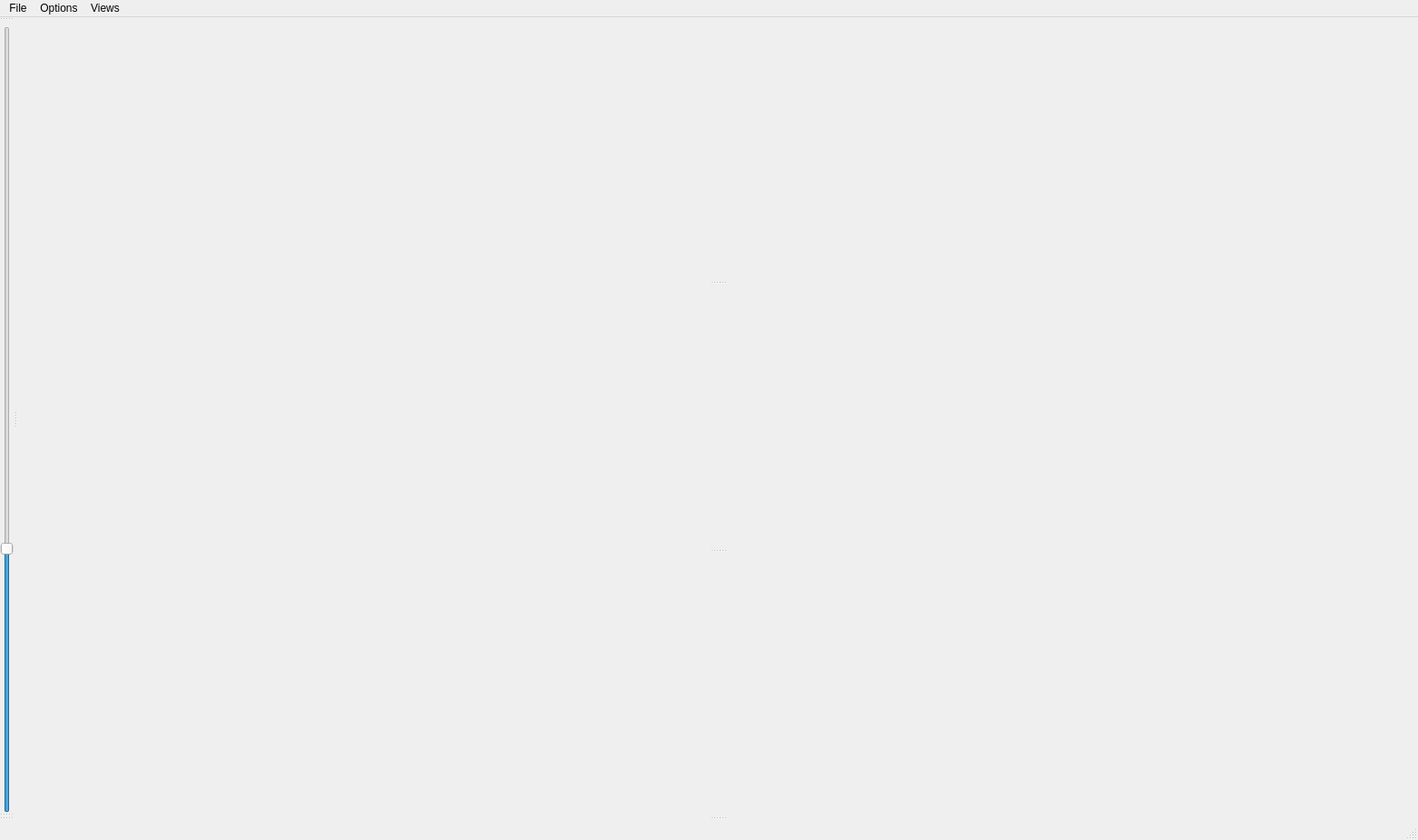
<?xml version="1.0" encoding="UTF-8"?>
<ui version="4.0">
 <class>MainWindow</class>
 <widget class="QMainWindow" name="MainWindow">
  <property name="geometry">
   <rect>
    <x>0</x>
    <y>0</y>
    <width>1564</width>
    <height>927</height>
   </rect>
  </property>
  <property name="sizePolicy">
   <sizepolicy hsizetype="Expanding" vsizetype="Expanding">
    <horstretch>0</horstretch>
    <verstretch>0</verstretch>
   </sizepolicy>
  </property>
  <property name="windowTitle">
   <string>Rug</string>
  </property>
  <widget class="QWidget" name="centralwidget">
   <property name="sizePolicy">
    <sizepolicy hsizetype="Expanding" vsizetype="Expanding">
     <horstretch>1</horstretch>
     <verstretch>1</verstretch>
    </sizepolicy>
   </property>
   <layout class="QHBoxLayout" name="horizontalLayout_4">
    <property name="leftMargin">
     <number>0</number>
    </property>
    <property name="topMargin">
     <number>0</number>
    </property>
    <property name="rightMargin">
     <number>0</number>
    </property>
    <property name="bottomMargin">
     <number>0</number>
    </property>
    <item>
     <widget class="QSplitter" name="splitter_3">
      <property name="sizePolicy">
       <sizepolicy hsizetype="Preferred" vsizetype="Preferred">
        <horstretch>0</horstretch>
        <verstretch>0</verstretch>
       </sizepolicy>
      </property>
      <property name="orientation">
       <enum>Qt::Horizontal</enum>
      </property>
      <widget class="QWidget" name="sideSplitWidget" native="true">
       <layout class="QVBoxLayout" name="verticalLayout_2">
        <property name="leftMargin">
         <number>0</number>
        </property>
        <property name="topMargin">
         <number>0</number>
        </property>
        <property name="rightMargin">
         <number>0</number>
        </property>
        <property name="bottomMargin">
         <number>0</number>
        </property>
        <item>
         <widget class="QSplitter" name="sideSplitter">
          <property name="sizePolicy">
           <sizepolicy hsizetype="Preferred" vsizetype="Preferred">
            <horstretch>0</horstretch>
            <verstretch>0</verstretch>
           </sizepolicy>
          </property>
          <property name="orientation">
           <enum>Qt::Vertical</enum>
          </property>
          <property name="opaqueResize">
           <bool>false</bool>
          </property>
          <widget class="QWidget" name="stepSide" native="true">
           <property name="sizePolicy">
            <sizepolicy hsizetype="Preferred" vsizetype="Preferred">
             <horstretch>0</horstretch>
             <verstretch>1</verstretch>
            </sizepolicy>
           </property>
           <layout class="QVBoxLayout" name="verticalLayout_5">
            <property name="leftMargin">
             <number>0</number>
            </property>
            <property name="topMargin">
             <number>0</number>
            </property>
            <property name="rightMargin">
             <number>0</number>
            </property>
            <property name="bottomMargin">
             <number>0</number>
            </property>
            <item>
             <widget class="QWidget" name="logicalLabelWidget" native="true">
              <property name="sizePolicy">
               <sizepolicy hsizetype="Preferred" vsizetype="Preferred">
                <horstretch>0</horstretch>
                <verstretch>0</verstretch>
               </sizepolicy>
              </property>
             </widget>
            </item>
           </layout>
          </widget>
          <widget class="QWidget" name="clusterSide" native="true">
           <property name="sizePolicy">
            <sizepolicy hsizetype="Preferred" vsizetype="Preferred">
             <horstretch>0</horstretch>
             <verstretch>1</verstretch>
            </sizepolicy>
           </property>
           <layout class="QVBoxLayout" name="verticalLayout_3">
            <property name="leftMargin">
             <number>0</number>
            </property>
            <property name="topMargin">
             <number>0</number>
            </property>
            <property name="rightMargin">
             <number>0</number>
            </property>
            <property name="bottomMargin">
             <number>0</number>
            </property>
            <item>
             <widget class="QWidget" name="treeContainer" native="true">
              <property name="sizePolicy">
               <sizepolicy hsizetype="Preferred" vsizetype="Preferred">
                <horstretch>0</horstretch>
                <verstretch>1</verstretch>
               </sizepolicy>
              </property>
              <property name="mouseTracking">
               <bool>false</bool>
              </property>
              <layout class="QHBoxLayout" name="horizontalLayout_6">
               <property name="leftMargin">
                <number>0</number>
               </property>
               <property name="topMargin">
                <number>0</number>
               </property>
               <property name="rightMargin">
                <number>0</number>
               </property>
               <property name="bottomMargin">
                <number>0</number>
               </property>
               <item>
                <layout class="QVBoxLayout" name="verticalLayout_7">
                 <item>
                  <widget class="QWidget" name="clusterLabelWidget" native="true"/>
                 </item>
                 <item>
                  <widget class="QSlider" name="verticalSlider">
                   <property name="maximum">
                    <number>3</number>
                   </property>
                   <property name="sliderPosition">
                    <number>1</number>
                   </property>
                   <property name="orientation">
                    <enum>Qt::Vertical</enum>
                   </property>
                   <property name="tickPosition">
                    <enum>QSlider::NoTicks</enum>
                   </property>
                  </widget>
                 </item>
                </layout>
               </item>
              </layout>
             </widget>
            </item>
           </layout>
          </widget>
          <widget class="QWidget" name="traditionalSide" native="true">
           <property name="sizePolicy">
            <sizepolicy hsizetype="Preferred" vsizetype="Preferred">
             <horstretch>0</horstretch>
             <verstretch>1</verstretch>
            </sizepolicy>
           </property>
           <layout class="QVBoxLayout" name="verticalLayout_6">
            <property name="leftMargin">
             <number>0</number>
            </property>
            <property name="topMargin">
             <number>0</number>
            </property>
            <property name="rightMargin">
             <number>0</number>
            </property>
            <property name="bottomMargin">
             <number>0</number>
            </property>
            <item>
             <widget class="QWidget" name="traditionalLabelWidget" native="true">
              <property name="sizePolicy">
               <sizepolicy hsizetype="Preferred" vsizetype="Preferred">
                <horstretch>0</horstretch>
                <verstretch>0</verstretch>
               </sizepolicy>
              </property>
             </widget>
            </item>
           </layout>
          </widget>
          <widget class="QWidget" name="overviewSide" native="true">
           <property name="sizePolicy">
            <sizepolicy hsizetype="Preferred" vsizetype="Preferred">
             <horstretch>0</horstretch>
             <verstretch>0</verstretch>
            </sizepolicy>
           </property>
           <property name="maximumSize">
            <size>
             <width>16777215</width>
             <height>70</height>
            </size>
           </property>
           <layout class="QVBoxLayout" name="verticalLayout_4">
            <property name="leftMargin">
             <number>0</number>
            </property>
            <property name="topMargin">
             <number>0</number>
            </property>
            <property name="rightMargin">
             <number>0</number>
            </property>
            <property name="bottomMargin">
             <number>0</number>
            </property>
            <item>
             <widget class="QWidget" name="overviewLabelWidget" native="true">
              <property name="sizePolicy">
               <sizepolicy hsizetype="Preferred" vsizetype="Preferred">
                <horstretch>0</horstretch>
                <verstretch>0</verstretch>
               </sizepolicy>
              </property>
             </widget>
            </item>
           </layout>
          </widget>
         </widget>
        </item>
       </layout>
      </widget>
      <widget class="QWidget" name="splitWidget" native="true">
       <property name="sizePolicy">
        <sizepolicy hsizetype="Expanding" vsizetype="Expanding">
         <horstretch>1</horstretch>
         <verstretch>1</verstretch>
        </sizepolicy>
       </property>
       <layout class="QVBoxLayout" name="verticalLayout">
        <property name="leftMargin">
         <number>0</number>
        </property>
        <property name="topMargin">
         <number>0</number>
        </property>
        <property name="rightMargin">
         <number>0</number>
        </property>
        <property name="bottomMargin">
         <number>0</number>
        </property>
        <item>
         <widget class="QSplitter" name="splitter">
          <property name="orientation">
           <enum>Qt::Vertical</enum>
          </property>
          <property name="opaqueResize">
           <bool>false</bool>
          </property>
          <widget class="QWidget" name="stepContainer" native="true">
           <property name="sizePolicy">
            <sizepolicy hsizetype="Preferred" vsizetype="Preferred">
             <horstretch>1</horstretch>
             <verstretch>1</verstretch>
            </sizepolicy>
           </property>
           <property name="mouseTracking">
            <bool>true</bool>
           </property>
           <layout class="QHBoxLayout" name="horizontalLayout">
            <property name="leftMargin">
             <number>0</number>
            </property>
            <property name="topMargin">
             <number>0</number>
            </property>
            <property name="rightMargin">
             <number>0</number>
            </property>
            <property name="bottomMargin">
             <number>0</number>
            </property>
           </layout>
          </widget>
          <widget class="QWidget" name="clusterContainer" native="true">
           <property name="sizePolicy">
            <sizepolicy hsizetype="Preferred" vsizetype="Preferred">
             <horstretch>1</horstretch>
             <verstretch>1</verstretch>
            </sizepolicy>
           </property>
           <property name="mouseTracking">
            <bool>true</bool>
           </property>
           <layout class="QHBoxLayout" name="horizontalLayout_2">
            <property name="leftMargin">
             <number>0</number>
            </property>
            <property name="topMargin">
             <number>0</number>
            </property>
            <property name="rightMargin">
             <number>0</number>
            </property>
            <property name="bottomMargin">
             <number>0</number>
            </property>
           </layout>
          </widget>
          <widget class="QWidget" name="traditionalContainer" native="true">
           <property name="sizePolicy">
            <sizepolicy hsizetype="Preferred" vsizetype="Preferred">
             <horstretch>1</horstretch>
             <verstretch>1</verstretch>
            </sizepolicy>
           </property>
           <property name="mouseTracking">
            <bool>true</bool>
           </property>
           <layout class="QHBoxLayout" name="horizontalLayout_3">
            <property name="leftMargin">
             <number>0</number>
            </property>
            <property name="topMargin">
             <number>0</number>
            </property>
            <property name="rightMargin">
             <number>0</number>
            </property>
            <property name="bottomMargin">
             <number>0</number>
            </property>
           </layout>
          </widget>
          <widget class="QWidget" name="overviewContainer" native="true">
           <property name="enabled">
            <bool>true</bool>
           </property>
           <property name="sizePolicy">
            <sizepolicy hsizetype="Preferred" vsizetype="Preferred">
             <horstretch>1</horstretch>
             <verstretch>0</verstretch>
            </sizepolicy>
           </property>
           <property name="maximumSize">
            <size>
             <width>16777215</width>
             <height>70</height>
            </size>
           </property>
           <property name="mouseTracking">
            <bool>true</bool>
           </property>
           <layout class="QHBoxLayout" name="horizontalLayout_5">
            <property name="leftMargin">
             <number>0</number>
            </property>
            <property name="topMargin">
             <number>0</number>
            </property>
            <property name="rightMargin">
             <number>0</number>
            </property>
            <property name="bottomMargin">
             <number>0</number>
            </property>
           </layout>
          </widget>
         </widget>
        </item>
       </layout>
      </widget>
     </widget>
    </item>
   </layout>
  </widget>
  <widget class="QMenuBar" name="menubar">
   <property name="geometry">
    <rect>
     <x>0</x>
     <y>0</y>
     <width>1564</width>
     <height>25</height>
    </rect>
   </property>
   <widget class="QMenu" name="menuFile">
    <property name="title">
     <string>File</string>
    </property>
    <addaction name="actionOpen_OTF"/>
    <addaction name="actionQuit"/>
   </widget>
   <widget class="QMenu" name="menuOptions">
    <property name="title">
     <string>Options</string>
    </property>
    <addaction name="actionOTF_Importing"/>
    <addaction name="actionVisualization"/>
   </widget>
   <widget class="QMenu" name="menuViews">
    <property name="title">
     <string>Views</string>
    </property>
    <addaction name="actionLogical_Steps"/>
    <addaction name="actionClustered_Logical_Steps"/>
    <addaction name="actionPhysical_Time"/>
    <addaction name="actionMetric_Overview"/>
   </widget>
   <addaction name="menuFile"/>
   <addaction name="menuOptions"/>
   <addaction name="menuViews"/>
  </widget>
  <widget class="QStatusBar" name="statusbar"/>
  <action name="actionOpen_JSON">
   <property name="text">
    <string>Open Legacy JSON</string>
   </property>
  </action>
  <action name="actionOpen_OTF">
   <property name="text">
    <string>Open OTF</string>
   </property>
  </action>
  <action name="actionOTF_Importing">
   <property name="text">
    <string>OTF Importing</string>
   </property>
  </action>
  <action name="actionVisualization">
   <property name="text">
    <string>Visualization</string>
   </property>
  </action>
  <action name="actionLogical_Steps">
   <property name="checkable">
    <bool>true</bool>
   </property>
   <property name="checked">
    <bool>true</bool>
   </property>
   <property name="text">
    <string>Logical Steps</string>
   </property>
  </action>
  <action name="actionClustered_Logical_Steps">
   <property name="checkable">
    <bool>true</bool>
   </property>
   <property name="checked">
    <bool>true</bool>
   </property>
   <property name="text">
    <string>Clustered Logical Steps</string>
   </property>
   <property name="shortcutContext">
    <enum>Qt::ApplicationShortcut</enum>
   </property>
  </action>
  <action name="actionPhysical_Time">
   <property name="checkable">
    <bool>true</bool>
   </property>
   <property name="text">
    <string>Physical Time</string>
   </property>
  </action>
  <action name="actionMetric_Overview">
   <property name="checkable">
    <bool>true</bool>
   </property>
   <property name="checked">
    <bool>true</bool>
   </property>
   <property name="text">
    <string>Metric Overview</string>
   </property>
  </action>
  <action name="actionQuit">
   <property name="text">
    <string>Quit</string>
   </property>
   <property name="menuRole">
    <enum>QAction::QuitRole</enum>
   </property>
  </action>
 </widget>
 <resources/>
 <connections/>
</ui>
